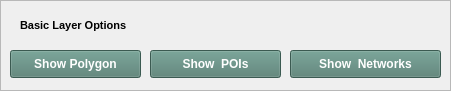
  <widget class="QFrame" name="frame_3">
   <property name="geometry">
    <rect>
     <x>30</x>
     <y>180</y>
     <width>451</width>
     <height>91</height>
    </rect>
   </property>
   <property name="frameShape">
    <enum>QFrame::StyledPanel</enum>
   </property>
   <property name="frameShadow">
    <enum>QFrame::Raised</enum>
   </property>
   <widget class="QPushButton" name="btnShowPolygon">
    <property name="geometry">
     <rect>
      <x>10</x>
      <y>50</y>
      <width>131</width>
      <height>28</height>
     </rect>
    </property>
    <property name="palette">
     <palette>
      <active>
       <colorrole role="WindowText">
        <brush brushstyle="SolidPattern">
         <color alpha="255">
          <red>255</red>
          <green>255</green>
          <blue>255</blue>
         </color>
        </brush>
       </colorrole>
       <colorrole role="Button">
        <brush brushstyle="SolidPattern">
         <color alpha="255">
          <red>83</red>
          <green>126</green>
          <blue>114</blue>
         </color>
        </brush>
       </colorrole>
       <colorrole role="Text">
        <brush brushstyle="SolidPattern">
         <color alpha="255">
          <red>255</red>
          <green>255</green>
          <blue>255</blue>
         </color>
        </brush>
       </colorrole>
       <colorrole role="ButtonText">
        <brush brushstyle="SolidPattern">
         <color alpha="255">
          <red>255</red>
          <green>255</green>
          <blue>255</blue>
         </color>
        </brush>
       </colorrole>
       <colorrole role="Base">
        <brush brushstyle="SolidPattern">
         <color alpha="255">
          <red>83</red>
          <green>126</green>
          <blue>114</blue>
         </color>
        </brush>
       </colorrole>
       <colorrole role="Window">
        <brush brushstyle="SolidPattern">
         <color alpha="255">
          <red>83</red>
          <green>126</green>
          <blue>114</blue>
         </color>
        </brush>
       </colorrole>
       <colorrole role="PlaceholderText">
        <brush brushstyle="SolidPattern">
         <color alpha="128">
          <red>255</red>
          <green>255</green>
          <blue>255</blue>
         </color>
        </brush>
       </colorrole>
      </active>
      <inactive>
       <colorrole role="WindowText">
        <brush brushstyle="SolidPattern">
         <color alpha="255">
          <red>255</red>
          <green>255</green>
          <blue>255</blue>
         </color>
        </brush>
       </colorrole>
       <colorrole role="Button">
        <brush brushstyle="SolidPattern">
         <color alpha="255">
          <red>83</red>
          <green>126</green>
          <blue>114</blue>
         </color>
        </brush>
       </colorrole>
       <colorrole role="Text">
        <brush brushstyle="SolidPattern">
         <color alpha="255">
          <red>255</red>
          <green>255</green>
          <blue>255</blue>
         </color>
        </brush>
       </colorrole>
       <colorrole role="ButtonText">
        <brush brushstyle="SolidPattern">
         <color alpha="255">
          <red>255</red>
          <green>255</green>
          <blue>255</blue>
         </color>
        </brush>
       </colorrole>
       <colorrole role="Base">
        <brush brushstyle="SolidPattern">
         <color alpha="255">
          <red>83</red>
          <green>126</green>
          <blue>114</blue>
         </color>
        </brush>
       </colorrole>
       <colorrole role="Window">
        <brush brushstyle="SolidPattern">
         <color alpha="255">
          <red>83</red>
          <green>126</green>
          <blue>114</blue>
         </color>
        </brush>
       </colorrole>
       <colorrole role="PlaceholderText">
        <brush brushstyle="SolidPattern">
         <color alpha="128">
          <red>255</red>
          <green>255</green>
          <blue>255</blue>
         </color>
        </brush>
       </colorrole>
      </inactive>
      <disabled>
       <colorrole role="WindowText">
        <brush brushstyle="SolidPattern">
         <color alpha="255">
          <red>255</red>
          <green>255</green>
          <blue>255</blue>
         </color>
        </brush>
       </colorrole>
       <colorrole role="Button">
        <brush brushstyle="SolidPattern">
         <color alpha="255">
          <red>83</red>
          <green>126</green>
          <blue>114</blue>
         </color>
        </brush>
       </colorrole>
       <colorrole role="Text">
        <brush brushstyle="SolidPattern">
         <color alpha="255">
          <red>255</red>
          <green>255</green>
          <blue>255</blue>
         </color>
        </brush>
       </colorrole>
       <colorrole role="ButtonText">
        <brush brushstyle="SolidPattern">
         <color alpha="255">
          <red>255</red>
          <green>255</green>
          <blue>255</blue>
         </color>
        </brush>
       </colorrole>
       <colorrole role="Base">
        <brush brushstyle="SolidPattern">
         <color alpha="255">
          <red>83</red>
          <green>126</green>
          <blue>114</blue>
         </color>
        </brush>
       </colorrole>
       <colorrole role="Window">
        <brush brushstyle="SolidPattern">
         <color alpha="255">
          <red>83</red>
          <green>126</green>
          <blue>114</blue>
         </color>
        </brush>
       </colorrole>
       <colorrole role="PlaceholderText">
        <brush brushstyle="SolidPattern">
         <color alpha="128">
          <red>255</red>
          <green>255</green>
          <blue>255</blue>
         </color>
        </brush>
       </colorrole>
      </disabled>
     </palette>
    </property>
    <property name="font">
     <font>
      <pointsize>9</pointsize>
      <weight>75</weight>
      <bold>true</bold>
     </font>
    </property>
    <property name="text">
     <string>Show Polygon</string>
    </property>
   </widget>
   <widget class="QLabel" name="labelBasicOptions">
    <property name="geometry">
     <rect>
      <x>20</x>
      <y>10</y>
      <width>211</width>
      <height>31</height>
     </rect>
    </property>
    <property name="font">
     <font>
      <pointsize>8</pointsize>
      <weight>75</weight>
      <bold>true</bold>
     </font>
    </property>
    <property name="text">
     <string>Basic Layer Options</string>
    </property>
   </widget>
   <widget class="QPushButton" name="btnShowPois">
    <property name="geometry">
     <rect>
      <x>150</x>
      <y>50</y>
      <width>131</width>
      <height>28</height>
     </rect>
    </property>
    <property name="palette">
     <palette>
      <active>
       <colorrole role="WindowText">
        <brush brushstyle="SolidPattern">
         <color alpha="255">
          <red>255</red>
          <green>255</green>
          <blue>255</blue>
         </color>
        </brush>
       </colorrole>
       <colorrole role="Button">
        <brush brushstyle="SolidPattern">
         <color alpha="255">
          <red>83</red>
          <green>126</green>
          <blue>114</blue>
         </color>
        </brush>
       </colorrole>
       <colorrole role="Text">
        <brush brushstyle="SolidPattern">
         <color alpha="255">
          <red>255</red>
          <green>255</green>
          <blue>255</blue>
         </color>
        </brush>
       </colorrole>
       <colorrole role="ButtonText">
        <brush brushstyle="SolidPattern">
         <color alpha="255">
          <red>255</red>
          <green>255</green>
          <blue>255</blue>
         </color>
        </brush>
       </colorrole>
       <colorrole role="Base">
        <brush brushstyle="SolidPattern">
         <color alpha="255">
          <red>83</red>
          <green>126</green>
          <blue>114</blue>
         </color>
        </brush>
       </colorrole>
       <colorrole role="Window">
        <brush brushstyle="SolidPattern">
         <color alpha="255">
          <red>83</red>
          <green>126</green>
          <blue>114</blue>
         </color>
        </brush>
       </colorrole>
       <colorrole role="PlaceholderText">
        <brush brushstyle="SolidPattern">
         <color alpha="128">
          <red>255</red>
          <green>255</green>
          <blue>255</blue>
         </color>
        </brush>
       </colorrole>
      </active>
      <inactive>
       <colorrole role="WindowText">
        <brush brushstyle="SolidPattern">
         <color alpha="255">
          <red>255</red>
          <green>255</green>
          <blue>255</blue>
         </color>
        </brush>
       </colorrole>
       <colorrole role="Button">
        <brush brushstyle="SolidPattern">
         <color alpha="255">
          <red>83</red>
          <green>126</green>
          <blue>114</blue>
         </color>
        </brush>
       </colorrole>
       <colorrole role="Text">
        <brush brushstyle="SolidPattern">
         <color alpha="255">
          <red>255</red>
          <green>255</green>
          <blue>255</blue>
         </color>
        </brush>
       </colorrole>
       <colorrole role="ButtonText">
        <brush brushstyle="SolidPattern">
         <color alpha="255">
          <red>255</red>
          <green>255</green>
          <blue>255</blue>
         </color>
        </brush>
       </colorrole>
       <colorrole role="Base">
        <brush brushstyle="SolidPattern">
         <color alpha="255">
          <red>83</red>
          <green>126</green>
          <blue>114</blue>
         </color>
        </brush>
       </colorrole>
       <colorrole role="Window">
        <brush brushstyle="SolidPattern">
         <color alpha="255">
          <red>83</red>
          <green>126</green>
          <blue>114</blue>
         </color>
        </brush>
       </colorrole>
       <colorrole role="PlaceholderText">
        <brush brushstyle="SolidPattern">
         <color alpha="128">
          <red>255</red>
          <green>255</green>
          <blue>255</blue>
         </color>
        </brush>
       </colorrole>
      </inactive>
      <disabled>
       <colorrole role="WindowText">
        <brush brushstyle="SolidPattern">
         <color alpha="255">
          <red>255</red>
          <green>255</green>
          <blue>255</blue>
         </color>
        </brush>
       </colorrole>
       <colorrole role="Button">
        <brush brushstyle="SolidPattern">
         <color alpha="255">
          <red>83</red>
          <green>126</green>
          <blue>114</blue>
         </color>
        </brush>
       </colorrole>
       <colorrole role="Text">
        <brush brushstyle="SolidPattern">
         <color alpha="255">
          <red>255</red>
          <green>255</green>
          <blue>255</blue>
         </color>
        </brush>
       </colorrole>
       <colorrole role="ButtonText">
        <brush brushstyle="SolidPattern">
         <color alpha="255">
          <red>255</red>
          <green>255</green>
          <blue>255</blue>
         </color>
        </brush>
       </colorrole>
       <colorrole role="Base">
        <brush brushstyle="SolidPattern">
         <color alpha="255">
          <red>83</red>
          <green>126</green>
          <blue>114</blue>
         </color>
        </brush>
       </colorrole>
       <colorrole role="Window">
        <brush brushstyle="SolidPattern">
         <color alpha="255">
          <red>83</red>
          <green>126</green>
          <blue>114</blue>
         </color>
        </brush>
       </colorrole>
       <colorrole role="PlaceholderText">
        <brush brushstyle="SolidPattern">
         <color alpha="128">
          <red>255</red>
          <green>255</green>
          <blue>255</blue>
         </color>
        </brush>
       </colorrole>
      </disabled>
     </palette>
    </property>
    <property name="font">
     <font>
      <pointsize>9</pointsize>
      <weight>75</weight>
      <bold>true</bold>
     </font>
    </property>
    <property name="text">
     <string>Show  POIs</string>
    </property>
   </widget>
   <widget class="QPushButton" name="btnShowNetworks">
    <property name="geometry">
     <rect>
      <x>290</x>
      <y>50</y>
      <width>151</width>
      <height>28</height>
     </rect>
    </property>
    <property name="palette">
     <palette>
      <active>
       <colorrole role="WindowText">
        <brush brushstyle="SolidPattern">
         <color alpha="255">
          <red>255</red>
          <green>255</green>
          <blue>255</blue>
         </color>
        </brush>
       </colorrole>
       <colorrole role="Button">
        <brush brushstyle="SolidPattern">
         <color alpha="255">
          <red>83</red>
          <green>126</green>
          <blue>114</blue>
         </color>
        </brush>
       </colorrole>
       <colorrole role="Text">
        <brush brushstyle="SolidPattern">
         <color alpha="255">
          <red>255</red>
          <green>255</green>
          <blue>255</blue>
         </color>
        </brush>
       </colorrole>
       <colorrole role="ButtonText">
        <brush brushstyle="SolidPattern">
         <color alpha="255">
          <red>255</red>
          <green>255</green>
          <blue>255</blue>
         </color>
        </brush>
       </colorrole>
       <colorrole role="Base">
        <brush brushstyle="SolidPattern">
         <color alpha="255">
          <red>83</red>
          <green>126</green>
          <blue>114</blue>
         </color>
        </brush>
       </colorrole>
       <colorrole role="Window">
        <brush brushstyle="SolidPattern">
         <color alpha="255">
          <red>83</red>
          <green>126</green>
          <blue>114</blue>
         </color>
        </brush>
       </colorrole>
       <colorrole role="PlaceholderText">
        <brush brushstyle="SolidPattern">
         <color alpha="128">
          <red>255</red>
          <green>255</green>
          <blue>255</blue>
         </color>
        </brush>
       </colorrole>
      </active>
      <inactive>
       <colorrole role="WindowText">
        <brush brushstyle="SolidPattern">
         <color alpha="255">
          <red>255</red>
          <green>255</green>
          <blue>255</blue>
         </color>
        </brush>
       </colorrole>
       <colorrole role="Button">
        <brush brushstyle="SolidPattern">
         <color alpha="255">
          <red>83</red>
          <green>126</green>
          <blue>114</blue>
         </color>
        </brush>
       </colorrole>
       <colorrole role="Text">
        <brush brushstyle="SolidPattern">
         <color alpha="255">
          <red>255</red>
          <green>255</green>
          <blue>255</blue>
         </color>
        </brush>
       </colorrole>
       <colorrole role="ButtonText">
        <brush brushstyle="SolidPattern">
         <color alpha="255">
          <red>255</red>
          <green>255</green>
          <blue>255</blue>
         </color>
        </brush>
       </colorrole>
       <colorrole role="Base">
        <brush brushstyle="SolidPattern">
         <color alpha="255">
          <red>83</red>
          <green>126</green>
          <blue>114</blue>
         </color>
        </brush>
       </colorrole>
       <colorrole role="Window">
        <brush brushstyle="SolidPattern">
         <color alpha="255">
          <red>83</red>
          <green>126</green>
          <blue>114</blue>
         </color>
        </brush>
       </colorrole>
       <colorrole role="PlaceholderText">
        <brush brushstyle="SolidPattern">
         <color alpha="128">
          <red>255</red>
          <green>255</green>
          <blue>255</blue>
         </color>
        </brush>
       </colorrole>
      </inactive>
      <disabled>
       <colorrole role="WindowText">
        <brush brushstyle="SolidPattern">
         <color alpha="255">
          <red>255</red>
          <green>255</green>
          <blue>255</blue>
         </color>
        </brush>
       </colorrole>
       <colorrole role="Button">
        <brush brushstyle="SolidPattern">
         <color alpha="255">
          <red>83</red>
          <green>126</green>
          <blue>114</blue>
         </color>
        </brush>
       </colorrole>
       <colorrole role="Text">
        <brush brushstyle="SolidPattern">
         <color alpha="255">
          <red>255</red>
          <green>255</green>
          <blue>255</blue>
         </color>
        </brush>
       </colorrole>
       <colorrole role="ButtonText">
        <brush brushstyle="SolidPattern">
         <color alpha="255">
          <red>255</red>
          <green>255</green>
          <blue>255</blue>
         </color>
        </brush>
       </colorrole>
       <colorrole role="Base">
        <brush brushstyle="SolidPattern">
         <color alpha="255">
          <red>83</red>
          <green>126</green>
          <blue>114</blue>
         </color>
        </brush>
       </colorrole>
       <colorrole role="Window">
        <brush brushstyle="SolidPattern">
         <color alpha="255">
          <red>83</red>
          <green>126</green>
          <blue>114</blue>
         </color>
        </brush>
       </colorrole>
       <colorrole role="PlaceholderText">
        <brush brushstyle="SolidPattern">
         <color alpha="128">
          <red>255</red>
          <green>255</green>
          <blue>255</blue>
         </color>
        </brush>
       </colorrole>
      </disabled>
     </palette>
    </property>
    <property name="font">
     <font>
      <pointsize>9</pointsize>
      <weight>75</weight>
      <bold>true</bold>
     </font>
    </property>
    <property name="text">
     <string>Show  Networks</string>
    </property>
   </widget>
  </widget>
